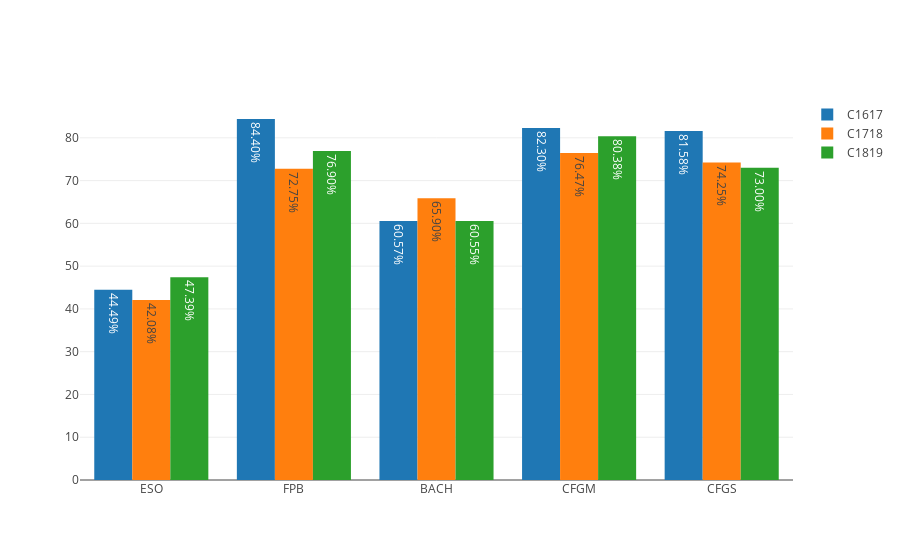

This figure's notebook cell:
### Markdown cell above
## COMPARATIVA CON LOS ÚLTIMOS CURSOS

### Code cell
aux = df.groupby(['etapa', 'curso', 'evaluación']).mean().reset_index().set_index('etapa')
series = {year: aux.loc[stages].query(f'curso == "{year}" & evaluación == "{labels[-1][1]}"')['éxito'].values
          for year in years}

myplotly.cbar(stages, series)

### Figure 1 — Plotly figure (JSON) as saved in the notebook; plotly's stock layout.template omitted (floating-point values rounded to 4 significant figures)
{"data": [{"hoverinfo": "x+text+name", "name": "C1617", "text": ["44.49%", "84.40%", "60.57%", "82.30%", "81.58%"], "type": "bar", "uid": "b72505e3-7528-4762-995f-e21f2d6203ef", "x": ["ESO", "FPB", "BACH", "CFGM", "CFGS"], "y": [44.49, 84.4, 60.57, 82.3, 81.58]}, {"hoverinfo": "x+text+name", "name": "C1718", "text": ["42.08%", "72.75%", "65.90%", "76.47%", "74.25%"], "type": "bar", "uid": "76bdcd00-1fdf-4a4c-b70e-0e289ded8188", "x": ["ESO", "FPB", "BACH", "CFGM", "CFGS"], "y": [42.08, 72.75, 65.9, 76.47, 74.25]}, {"hoverinfo": "x+text+name", "name": "C1819", "text": ["47.39%", "76.90%", "60.55%", "80.38%", "73.00%"], "type": "bar", "uid": "65d55313-6bec-47f1-a8f0-9750c6505d68", "x": ["ESO", "FPB", "BACH", "CFGM", "CFGS"], "y": [47.39, 76.9, 60.55, 80.38, 73.0]}], "layout": {"barmode": "group"}}
